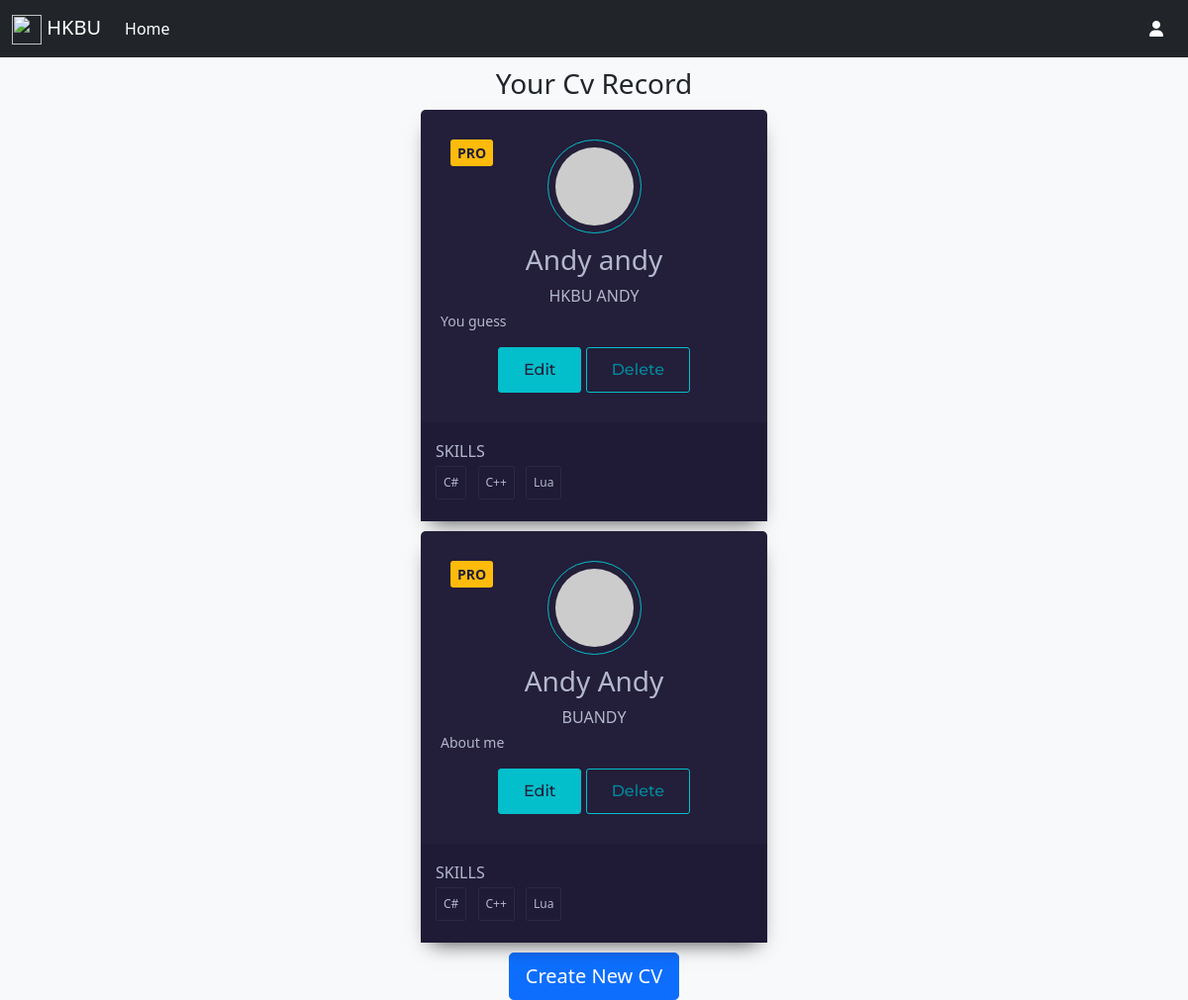
/student/cvRecord?stu_id=22221111, run on an earlier commit of the app's database.
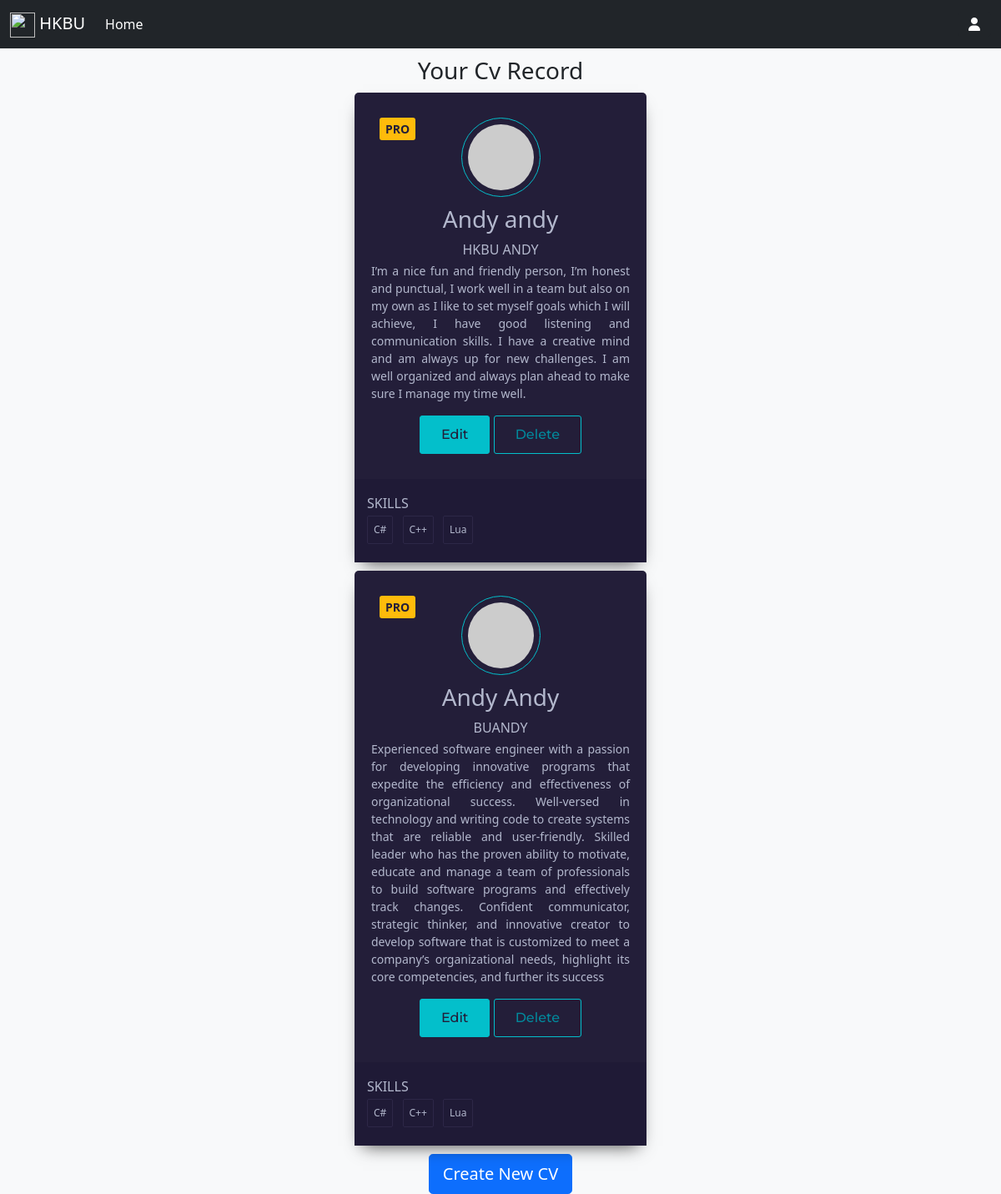
And on a later commit of the database.
### student/models.py (models this page shows, shortened)
class CvInfoBase(models.Model):
    studentID =models.ForeignKey(Student, on_delete=models.CASCADE)
    profileIcon=Base64Field(max_length=900000,blank=True,null=True)
    cvname = models.CharField(max_length=255, default="{0}-CV".format(random.randint(11111,99999)))
    fristName = models.CharField(max_length=255)
    lastName = models.CharField(max_length=255)
    nickName = models.CharField(max_length=255)
    email = models.EmailField()
    phone = models.CharField(max_length=20)
    aboutMe = models.TextField(max_length=1000, default="")

class Language(models.Model):
    cv = models.ManyToManyField(CvInfoBase)
    studentID = models.ForeignKey(Student, on_delete=models.CASCADE)
    name = models.CharField(max_length=255)

### student/views.py (the view)
# urls.py: path('cvRecord', views.student_cvRecord, name='cvRecord'),
def student_cvRecord(request):
    stu_id=request.GET.get('stu_id', '')
    student = Student.objects.get(student_id=stu_id)
    studentLan = [{'language':[lan.name for lan in Language.objects.filter(studentID=student)]} for student in Student.objects.all()]
    cv_list = CvInfoBase.objects.filter(studentID=student)
    return render(request, 'student/cvRecord.html', {'nav':'student','cv_list':cv_list,'studentLan':studentLan})

### student/templates/student/cvRecord.html (shortened to what this page needs)
{% extends 'base.html'%} {% block header %}
<link rel="stylesheet" type="text/css" href="../../static/student/cvCard.css">{% endblock %} {% block content %}
<h3 style="text-align: center;">Your Cv Record</h3>
{% for cv in cv_list %}
<div class="card-container cardLayout">
    <span class="pro">PRO</span>
    <img class="round" src="https://randomuser.me/api/portraits/women/79.jpg" alt="user" />
    <h3>{{cv.fristName}} {{cv.lastName}}</h3>
    <h6>{{cv.nickName}}</h6>
    <p style="text-align: justify;padding-left: 20px;padding-right: 20px;">{{cv.aboutMe}}</p>
    <div class="buttons">
        <button class="primary">
                    Edit
                </button>
        <button class="primary ghost">
                    Delete
                </button>
    </div>
    <div class="skills">
        <h6>Skills</h6>
        <ul>
            {% for student in studentLan%} {% for lan in student.language %}
            <li>{{lan}}</li>
            {% endfor %} {% endfor %}
        </ul>
    </div>
</div>
{% endfor %}
<button class="btn btn-primary btn-lg btn-block" style="display: block;margin: 0 auto;" type="submit">Create New CV</button> {% endblock %}

### templates/base.html (shortened to what this page needs)
<html>
  <head>
    {% include 'include.html' %}
    {% block header %}{% endblock %}
  </head>
  <body class="bg-light">
    {% if nav == 'student' %}
      {% include 'nav_student.html' %}
    {% elif nav == 'manager'%}
      {% include 'nav_manager.html' %}
    {% endif %}
    {% block content %}{% endblock %}
  </body>
</html>

### templates/include.html (shortened to what this page needs)
<link href="static/global.css" rel="stylesheet">
<link href="https://cdn.jsdelivr.net/npm/bootstrap@5.0.2/dist/css/bootstrap.min.css"
  rel="stylesheet"
>
<link rel="stylesheet" href="https://cdnjs.cloudflare.com/ajax/libs/font-awesome/6.3.0/css/all.min.css">
<link rel="stylesheet" type="text/css" href="https://cdn.datatables.net/1.10.25/css/jquery.dataTables.css">

### templates/nav_student.html (shortened to what this page needs)
<nav class="navbar navbar-expand bg-body-tertiary bg-dark">
    <div class="container-fluid">
      <a class="navbar-brand" href="#">
        <img src="/static/HKBU_Logo.svg" width="30" height="30" />
        HKBU
      </a>
      <div class="collapse navbar-collapse" id="navbarNav">
        <ul class="navbar-nav">
          <li class="nav-item">
            <a class="nav-link active" aria-current="page" href="/student">Home</a>
          </li>
        </ul>
      </div>
      <ul class="navbar-nav">
        <li class="nav-item dropdown">
          <button class="btn btn-dark" data-bs-toggle="dropdown" aria-expanded="false">
            <i class="fa-solid fa-user"></i>
          </button>
        </li>
      </ul>
    </div>
</nav>

### static/global.css (style rules this page uses)
nav .navbar-nav li a { color: white !important; }
.navbar-brand { color: white !important; }

### student/static/student/cvCard.css (style rules this page uses)
* { box-sizing: border-box; }
.cardLayout { margin: 0 auto; float: none; margin-bottom: 10px; }
h3 { margin: 10px 0; }
h6 { margin: 5px 0; text-transform: uppercase; }
p { font-size: 14px; line-height: 21px; }
.card-container { background-color: #231E39; border-radius: 5px; box-shadow: 0px 10px 20px -10px rgba(0, 0, 0, 0.75); color: #B3B8CD; padding-top: 30px; position: relative; width: 350px; max-width: 100%; text-align: center; }
.card-container .pro { color: #231E39; background-color: #FEBB0B; border-radius: 3px; font-size: 14px; font-weight: bold; padding: 3px 7px; position: absolute; top: 30px; left: 30px; }
.card-container .round { border: 1px solid #03BFCB; border-radius: 50%; padding: 7px; }
button.primary { background-color: #03BFCB; border: 1px solid #03BFCB; border-radius: 3px; color: #231E39; font-family: Montserrat, sans-serif; font-weight: 500; padding: 10px 25px; }
button.primary.ghost { background-color: transparent; color: #02899C; }
.skills { background-color: #1F1A36; text-align: left; padding: 15px; margin-top: 30px; }
.skills ul { list-style-type: none; margin: 0; padding: 0; }
.skills ul li { border: 1px solid #2D2747; border-radius: 2px; display: inline-block; font-size: 12px; margin: 0 7px 7px 0; padding: 7px; }

What changed in the data, as far as the page shows it:
changed CvInfoBase "andy": aboutMe "You guess" → "I’m a nice fun and friendly person, I’m honest and punctual, I work well in a team but also on my own as I like to set myself goals which I will achieve, I have good listening and communication skills. I have a creative mind and am always up for new challenges. I am well organized and always plan ahead to make sure I manage my time well."
changed CvInfoBase "BUANDY": aboutMe "About me" → "Experienced software engineer with a passion for developing innovative programs that expedite the efficiency and effectiveness of organizational success. Well-versed in technology and writing code to create systems that are reliable and user-friendly. Skilled leader who has the proven ability to motivate, educate and manage a team of professionals to build software programs and effectively track changes. Confident communicator, strategic thinker, and innovative creator to develop software that is customized to meet a company’s organizational needs, highlight its core competencies, and further its success"
